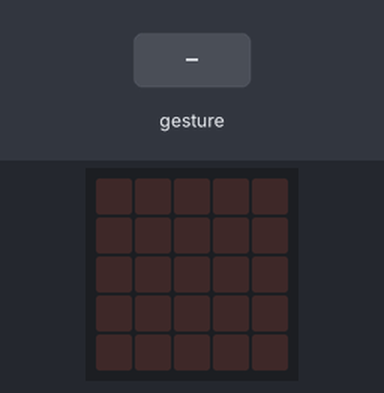
Recording of a program running on a simulated BBC micro:bit (MakeCode). On the bench: the board's 5×5 LED display. The inputs (shaded band) are chosen by the test bench. Random numbers come from a fixed seed; a tilt is held for 1.5 s and a shake lasts 1 s, then the board lies face up again.

Above: at 1.2 s.
1.3 s: gesture 'shake'
At 2.1 s:
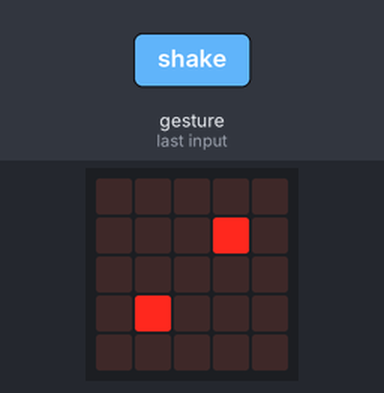
3.0 s: gesture 'shake'
At 4.4 s:
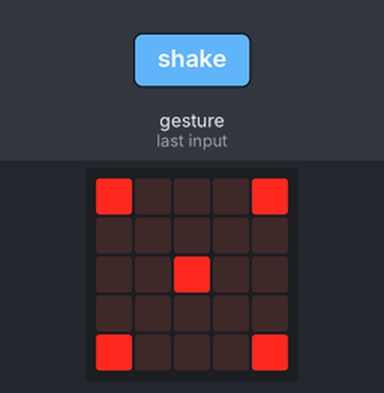
4.7 s: gesture 'shake'
At 5.8 s:
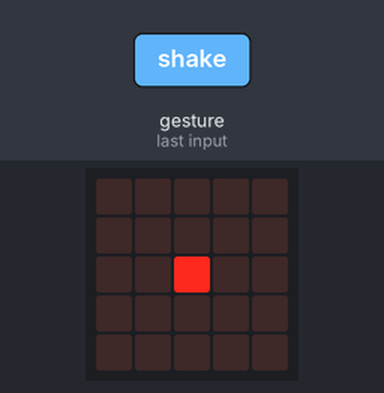
6.4 s: gesture 'shake'
At 7.1 s:
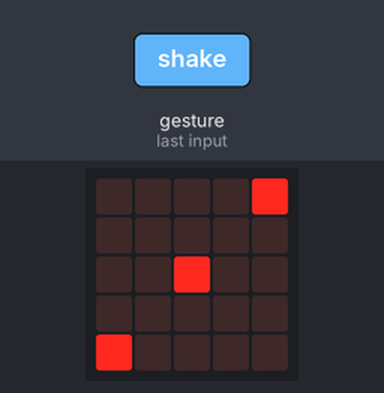
Timing chart, 0 to 9.1 s (numbered marks = the images above; inputs shaded):
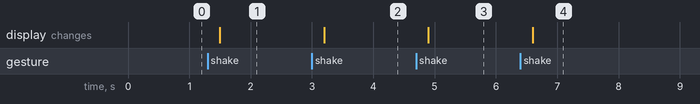

The program:

main.ts
```typescript
input.onGesture(Gesture.Shake, function () {
    de = randint(1, 6)
    if (de == 1) {
        images.createImage(`
            . . . . .
            . . . . .
            . . # . .
            . . . . .
            . . . . .
            `).showImage(0)
    }
    if (de == 2) {
        images.createImage(`
            . . . . .
            . . . # .
            . . . . .
            . # . . .
            . . . . .
            `).showImage(0)
    }
    if (de == 3) {
        images.createImage(`
            . . . . #
            . . . . .
            . . # . .
            . . . . .
            # . . . .
            `).showImage(0)
    }
    if (de == 4) {
        images.createImage(`
            . . . . .
            . # . # .
            . . . . .
            . # . # .
            . . . . .
            `).showImage(0)
    }
    if (de == 5) {
        images.createImage(`
            # . . . #
            . . . . .
            . . # . .
            . . . . .
            # . . . #
            `).showImage(0)
    }
    if (de == 6) {
        images.createImage(`
            . # . # .
            . . . . .
            . # . # .
            . . . . .
            . # . # .
            `).showImage(0)
    }
})
let de = 0
de = 1
```

test.ts
```typescript
// les tests vont ici ; cela ne sera pas compilé si ce paquet est utilisé en tant qu'extension.
```

Measured:
- after the input at 1.3 s, the display: changes after 0.20 s (image 1)
- after the input at 3.0 s, the display: changes after 0.20 s (image 2)
- after the input at 4.7 s, the display: changes after 0.20 s (image 3)
- after the input at 6.4 s, the display: changes after 0.20 s (image 4)
